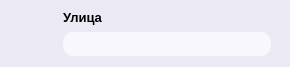
               <widget class="QFrame" name="frame_14">
                <property name="minimumSize">
                 <size>
                  <width>290</width>
                  <height>67</height>
                 </size>
                </property>
                <property name="maximumSize">
                 <size>
                  <width>290</width>
                  <height>67</height>
                 </size>
                </property>
                <property name="styleSheet">
                 <string notr="true">background-color: rgb(235, 233, 244);
border: none;
border-radius: 17px;</string>
                </property>
                <property name="frameShape">
                 <enum>QFrame::StyledPanel</enum>
                </property>
                <property name="frameShadow">
                 <enum>QFrame::Raised</enum>
                </property>
                <widget class="QWidget" name="layoutWidget_22">
                 <property name="geometry">
                  <rect>
                   <x>10</x>
                   <y>0</y>
                   <width>271</width>
                   <height>71</height>
                  </rect>
                 </property>
                 <layout class="QHBoxLayout" name="horizontalLayout_21">
                  <property name="leftMargin">
                   <number>4</number>
                  </property>
                  <property name="topMargin">
                   <number>5</number>
                  </property>
                  <property name="bottomMargin">
                   <number>6</number>
                  </property>
                  <item>
                   <widget class="QLabel" name="label_53">
                    <property name="maximumSize">
                     <size>
                      <width>36</width>
                      <height>36</height>
                     </size>
                    </property>
                    <property name="text">
                     <string/>
                    </property>
                    <property name="pixmap">
                     <pixmap>E:/4-2/Icons/Streets.png</pixmap>
                    </property>
                    <property name="scaledContents">
                     <bool>true</bool>
                    </property>
                   </widget>
                  </item>
                  <item>
                   <layout class="QVBoxLayout" name="verticalLayout_32">
                    <property name="spacing">
                     <number>3</number>
                    </property>
                    <property name="leftMargin">
                     <number>7</number>
                    </property>
                    <property name="topMargin">
                     <number>0</number>
                    </property>
                    <property name="rightMargin">
                     <number>10</number>
                    </property>
                    <property name="bottomMargin">
                     <number>9</number>
                    </property>
                    <item>
                     <widget class="QLabel" name="label_54">
                      <property name="font">
                       <font>
                        <pointsize>10</pointsize>
                        <weight>75</weight>
                        <bold>true</bold>
                       </font>
                      </property>
                      <property name="text">
                       <string>Улица</string>
                      </property>
                     </widget>
                    </item>
                    <item>
                     <widget class="QComboBox" name="comboBox_3">
                      <property name="maximumSize">
                       <size>
                        <width>16777215</width>
                        <height>24</height>
                       </size>
                      </property>
                      <property name="font">
                       <font>
                        <pointsize>9</pointsize>
                        <weight>75</weight>
                        <bold>true</bold>
                        <stylestrategy>PreferDefault</stylestrategy>
                       </font>
                      </property>
                      <property name="styleSheet">
                       <string notr="true">QComboBox QAbstractItemView {
  y: 20;
  color: Transparency;
    border: 2px solid orange;
 	background-color: rgb(243, 227, 214);
    selection-background-color: rgb(222, 146, 58);
	alternate-background-color: lightgray;
    border-radius: 0px;
}

QComboBox:on {
    border: 2px solid orange;
 	padding-left: 5px;
	border-bottom-left-radius: 0px;
    border-bottom-right-radius: 0px;
}

QComboBox {
  background-color: rgb(248, 247, 252);
  color: rgb(68, 68, 68);
    border-radius: 10px;
  color: rgb(39, 39, 39);
    padding-left: 7px;
    height: 16px;
}

QComboBox::drop-down {
    subcontrol-origin: padding;
    subcontrol-position: right;
    border-radius: 0px;
    width: 20px;
   height: 16px;
}

QComboBox::drop-down:on {
    padding-right: -2px;
}

QComboBox::down-arrow {
    image: url(&quot;E:/4-2/Icons/Chevron Down.png&quot;);
    width: 10px;
    height: 10px;
}

QComboBox::down-arrow:on {
    border-radius: 10px;
}

QScrollArea {
background-color: rgb(248, 247, 252);
border-radius: 0px;
}

QScrollBar:vertical {
border: none;
background-color: rgb(248, 247, 252);
width: 6px;
border-radius: 0px;
margin-top: 0;
margin-bottom: 0;
}

QScrollBar::handle:vertical {
min-height: 20px;
border-radius: 0px;
background: rgb(222, 163, 96);
}

QScrollBar::add-line:vertical {
border: none;
background: rgb(248, 247, 252);
height: 0px;
subcontrol-position: bottom;
subcontrol-origin: margin;
border-radius: 0px;
}

QScrollBar::sub-line:vertical {
border: none;
background: transparent;
height: 0px;
subcontrol-position: top;
subcontrol-origin: margin;
border-radius: 0px;
}</string>
                      </property>
                      <property name="maxVisibleItems">
                       <number>8</number>
                      </property>
                      <property name="iconSize">
                       <size>
                        <width>10</width>
                        <height>10</height>
                       </size>
                      </property>
                     </widget>
                    </item>
                   </layout>
                  </item>
                 </layout>
                </widget>
               </widget>
